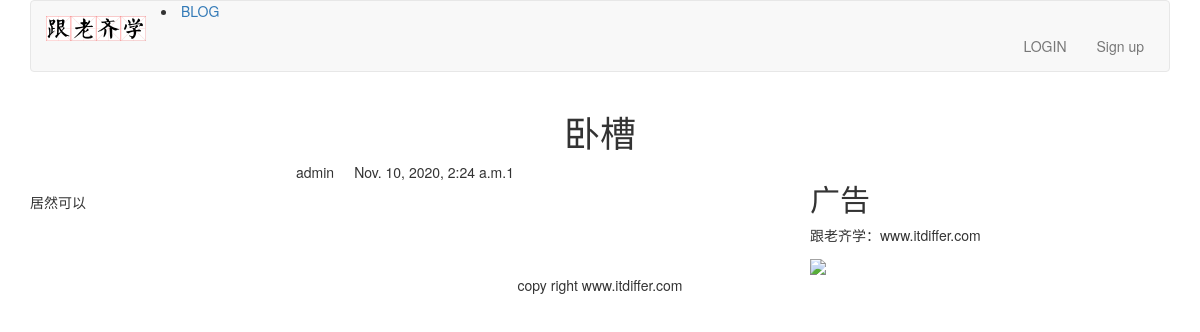
Page /blog/1/ on the committed database.
### blog/models.py (models this page shows, shortened)
class BlogArticles(models.Model):
	title = models.CharField(max_length=300)
	author = models.ForeignKey(User, on_delete=models.CASCADE,related_name='blog_posts')
	body = models.TextField()
	publish = models.DateTimeField(default=timezone.now)
	class Meta:
		ordering = ("-publish",)

### blog/views.py (the view)
# urls.py: path('<int:article_id>/',views.blog_article,name="blog_article"),
def blog_article(request, article_id):
	article = get_object_or_404(BlogArticles, id=article_id)
	pub = article.publish
	return render(request, "blog/content.html", {"article":article, "publish":pub })

### templates/blog/content.html (shortened to what this page needs)
{% extends "base.html" %}
{% block content %}
<div class="row text-center vertical-middle-sm">
	<h1>{{ article.title }}</h1>
</div>
<div class="row">
	<div class="col-xs-12 col-md-8">
		<p class="text-center"><span>{{ article.author.username }}</span><span style="margin-left: 20px">{{ publish }}1</span></p>
		<div>{{ article.body }}</div>
	</div>
	<div class="col-xs-6 col-md-4">
		<h2>广告</h2>
		<p>跟老齐学：www.itdiffer.com</p>
		<img width="200px" src="http://www.mrwallpaper.com/wallpapers/Fluffy-Cat.jpg">
	</div>
</div>
{% endblock %}

### rows in the picture
BlogArticles: title "卧槽", author.username "admin", publish "Nov. 10, 2020, 2:24 a.m.", body "居然可以"
